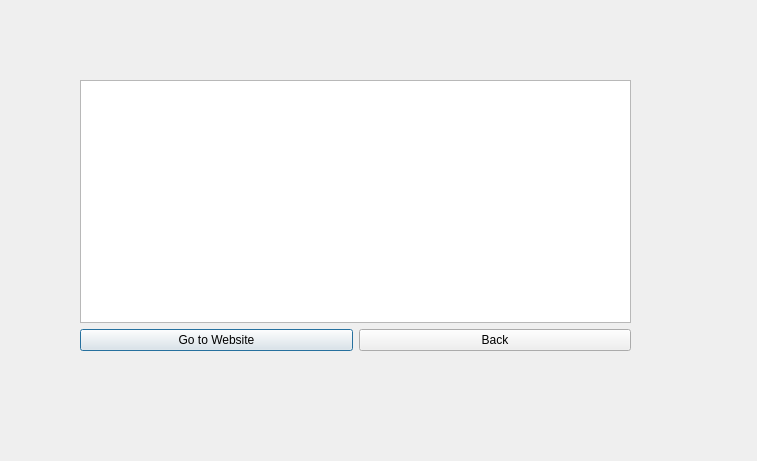
<?xml version="1.0" encoding="UTF-8"?>
<ui version="4.0">
 <class>DjangoDetl</class>
 <widget class="QDialog" name="DjangoDetl">
  <property name="geometry">
   <rect>
    <x>0</x>
    <y>0</y>
    <width>757</width>
    <height>461</height>
   </rect>
  </property>
  <property name="windowTitle">
   <string>Dialog</string>
  </property>
  <widget class="QWidget" name="verticalLayoutWidget">
   <property name="geometry">
    <rect>
     <x>80</x>
     <y>80</y>
     <width>551</width>
     <height>271</height>
    </rect>
   </property>
   <layout class="QVBoxLayout" name="verticalLayout">
    <item>
     <widget class="QTextBrowser" name="textBrowser">
      <property name="html">
       <string>&lt;!DOCTYPE HTML PUBLIC &quot;-//W3C//DTD HTML 4.0//EN&quot; &quot;http://www.w3.org/TR/REC-html40/strict.dtd&quot;&gt;
&lt;html&gt;&lt;head&gt;&lt;meta name=&quot;qrichtext&quot; content=&quot;1&quot; /&gt;&lt;meta charset=&quot;utf-8&quot; /&gt;&lt;style type=&quot;text/css&quot;&gt;
p, li { white-space: pre-wrap; }
&lt;/style&gt;&lt;/head&gt;&lt;body style=&quot; font-family:'Segoe UI'; font-size:9pt; font-weight:400; font-style:normal;&quot;&gt;
&lt;p style=&quot;-qt-paragraph-type:empty; margin-top:12px; margin-bottom:12px; margin-left:0px; margin-right:0px; -qt-block-indent:0; text-indent:0px; font-size:xx-large; font-weight:700;&quot;&gt;&lt;br /&gt;&lt;/p&gt;&lt;/body&gt;&lt;/html&gt;</string>
      </property>
     </widget>
    </item>
    <item>
     <layout class="QHBoxLayout" name="horizontalLayout">
      <item>
       <widget class="QPushButton" name="pushButton_2">
        <property name="text">
         <string>Go to Website</string>
        </property>
       </widget>
      </item>
      <item>
       <widget class="QPushButton" name="pushButton">
        <property name="text">
         <string>Back</string>
        </property>
       </widget>
      </item>
     </layout>
    </item>
   </layout>
  </widget>
 </widget>
 <resources/>
 <connections/>
</ui>
